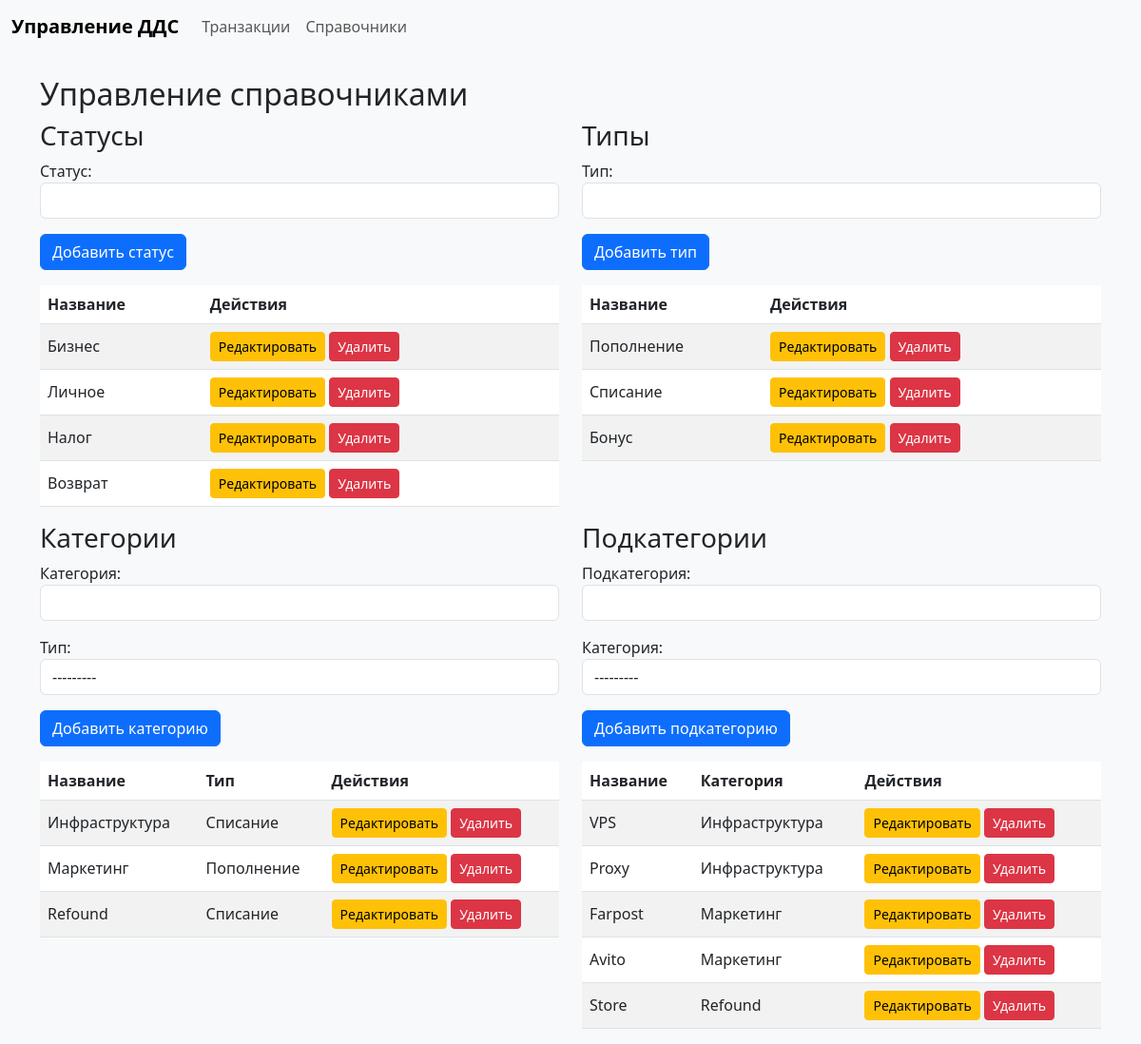
Page /references/ on the committed database.
### dds/models.py (models this page shows, shortened)
class Status(models.Model):
    name = models.CharField(max_length=50, unique=True, verbose_name="Статус")
    class Meta:
        verbose_name = "Статус"
        verbose_name_plural = "Статусы"

class Type(models.Model):
    name = models.CharField(max_length=50, unique=True, verbose_name="Тип")
    def __str__(self):
        return self.name
    class Meta:
        verbose_name = "Тип"
        verbose_name_plural = "Типы"

class Category(models.Model):
    name = models.CharField(max_length=100, unique=True, verbose_name="Категория")
    type = models.ForeignKey(Type, on_delete=models.CASCADE, related_name='categories', verbose_name="Тип")
    def __str__(self):
        return self.name
    class Meta:
        verbose_name = "Категория"
        verbose_name_plural = "Категории"

class Subcategory(models.Model):
    name = models.CharField(max_length=100, unique=True, verbose_name="Подкатегория")
    category = models.ForeignKey(Category, on_delete=models.CASCADE, related_name='subcategories', verbose_name="Категория")
    class Meta:
        verbose_name = "Подкатегория"
        verbose_name_plural = "Подкатегории"

### dds/views.py (the view, shortened to what this page needs)
# urls.py: path('references/', views.reference_management, name='reference_management'),
def reference_management(request):
    status_form = StatusForm(prefix='status')
    type_form = TypeForm(prefix='type')
    category_form = CategoryForm(prefix='category')
    subcategory_form = SubcategoryForm(prefix='subcategory')
    context = {
        'status_form': status_form,
        'type_form': type_form,
        'category_form': category_form,
        'subcategory_form': subcategory_form,
        'statuses': Status.objects.all(),
        'types': Type.objects.all(),
        'categories': Category.objects.all(),
        'subcategories': Subcategory.objects.all(),
    }
    return render(request, 'dds/reference_management.html', context)

### dds/forms.py
class StatusForm(forms.ModelForm):
    class Meta:
        model = Status
        fields = ['name']
        widgets = {'name': forms.TextInput(attrs={'class': 'form-control'})}

class TypeForm(forms.ModelForm):
    class Meta:
        model = Type
        fields = ['name']
        widgets = {'name': forms.TextInput(attrs={'class': 'form-control'})}

### dds/templates/dds/reference_management.html (shortened to what this page needs)
{% extends 'dds/base.html' %}
{% load static %}
{% block content %}
<h2>Управление справочниками</h2>
<div class="row">
    <div class="col-md-6">
        <h3>Статусы</h3>
        <form method="post" class="mb-3">
            {{ status_form.as_p }}
            <button type="submit" name="status_submit" value="1" class="btn btn-primary">Добавить статус</button>
        </form>
        <table class="table table-striped">
            <thead>
                <tr>
                    <th>Название</th>
                    <th>Действия</th>
                </tr>
            </thead>
            <tbody>
                {% for status in statuses %}
                <tr>
                    <td>{{ status.name }}</td>
                    <td>
                        <a href="{% url 'status_edit' status.id %}" class="btn btn-sm btn-warning">Редактировать</a>
                        <button type="button" class="btn btn-sm btn-danger" data-bs-toggle="modal" data-bs-target="#deleteStatusModal{{ status.id }}">Удалить</button>
                    </td>
                </tr>
                {% endfor %}
            </tbody>
        </table>
    </div>
    <div class="col-md-6">
        <h3>Типы</h3>
        <form method="post" class="mb-3">
            {{ type_form.as_p }}
            <button type="submit" name="type_submit" value="1" class="btn btn-primary">Добавить тип</button>
        </form>
        <table class="table table-striped">
            <thead>
                <tr>
                    <th>Название</th>
                    <th>Действия</th>
                </tr>
            </thead>
            <tbody>
                {% for type in types %}
                <tr>
                    <td>{{ type.name }}</td>
                    <td>
                        <a href="{% url 'type_edit' type.id %}" class="btn btn-sm btn-warning">Редактировать</a>
                        <button type="button" class="btn btn-sm btn-danger" data-bs-toggle="modal" data-bs-target="#deleteTypeModal{{ type.id }}">Удалить</button>
                    </td>
                </tr>
                {% endfor %}
            </tbody>
        </table>
    </div>
</div>
<div class="row">
    <div class="col-md-6">
        <h3>Категории</h3>
        <form method="post" class="mb-3">
            {{ category_form.as_p }}
            <button type="submit" name="category_submit" value="1" class="btn btn-primary">Добавить категорию</button>
        </form>
        <table class="table table-striped">
            <thead>
                <tr>
                    <th>Название</th>
                    <th>Тип</th>
                    <th>Действия</th>
                </tr>
            </thead>
            <tbody>
                {% for category in categories %}
                <tr>
                    <td>{{ category.name }}</td>
                    <td>{{ category.type.name }}</td>
                    <td>
                        <a href="{% url 'category_edit' category.id %}" class="btn btn-sm btn-warning">Редактировать</a>
                        <button type="button" class="btn btn-sm btn-danger" data-bs-toggle="modal" data-bs-target="#deleteCategoryModal{{ category.id }}">Удалить</button>
                    </td>
                </tr>
                {% endfor %}
            </tbody>
        </table>
    </div>
    <div class="col-md-6">
        <h3>Подкатегории</h3>
        <form method="post" class="mb-3">
            {{ subcategory_form.as_p }}
            <button type="submit" name="subcategory_submit" value="1" class="btn btn-primary">Добавить подкатегорию</button>
        </form>
        <table class="table table-striped">
            <thead>
                <tr>
                    <th>Название</th>
                    <th>Категория</th>
                    <th>Действия</th>
                </tr>
            </thead>
            <tbody>
                {% for subcategory in subcategories %}
                <tr>
                    <td>{{ subcategory.name }}</td>
                    <td>{{ subcategory.category.name }}</td>
                    <td>
                        <a href="{% url 'subcategory_edit' subcategory.id %}" class="btn btn-sm btn-warning">Редактировать</a>
                        <button type="button" class="btn btn-sm btn-danger" data-bs-toggle="modal" data-bs-target="#deleteSubcategoryModal{{ subcategory.id }}">Удалить</button>
                    </td>
                </tr>
                {% endfor %}
            </tbody>
        </table>
    </div>
</div>
{% endblock %}

### dds/templates/dds/base.html (shortened to what this page needs)
<!DOCTYPE html>
<html lang="ru">
<head>
    {% load static %}
    <link href="https://cdn.jsdelivr.net/npm/bootstrap@5.3.0/dist/css/bootstrap.min.css" rel="stylesheet">
    <link rel="stylesheet" href="{% static 'css/custom.css' %}">
</head>
<body>
    <nav class="navbar navbar-expand-lg navbar-light bg-light">
        <div class="container-fluid">
            <a class="navbar-brand" href="{% url 'transaction_list' %}">Управление ДДС</a>
            <div class="collapse navbar-collapse" id="navbarNav">
                <ul class="navbar-nav">
                    <li class="nav-item">
                        <a class="nav-link" href="{% url 'transaction_list' %}">Транзакции</a>
                    </li>
                    <li class="nav-item">
                        <a class="nav-link" href="{% url 'reference_management' %}">Справочники</a>
                    </li>
                </ul>
            </div>
        </div>
    </nav>
    <div class="container mt-4">
        {% block content %}
        {% endblock %}
    </div>
</body>
</html>

### static/dds/css/custom.css (style rules this page uses)
body { background-color: #f8f9fa; }
.navbar-brand { font-weight: bold; }
.table th, .table td { vertical-align: middle; }

### rows in the picture
Status: name "Бизнес"
Status: name "Личное"
Status: name "Налог"
Status: name "Возврат"
Type: name "Пополнение"
Type: name "Списание"
Type: name "Бонус"
Category: name "Инфраструктура", type.name "Списание"
Category: name "Маркетинг", type.name "Пополнение"
Category: name "Refound", type.name "Списание"
Subcategory: name "VPS", category.name "Инфраструктура"
Subcategory: name "Proxy", category.name "Инфраструктура"
Subcategory: name "Farpost", category.name "Маркетинг"
Subcategory: name "Avito", category.name "Маркетинг"
Subcategory: name "Store", category.name "Refound"
